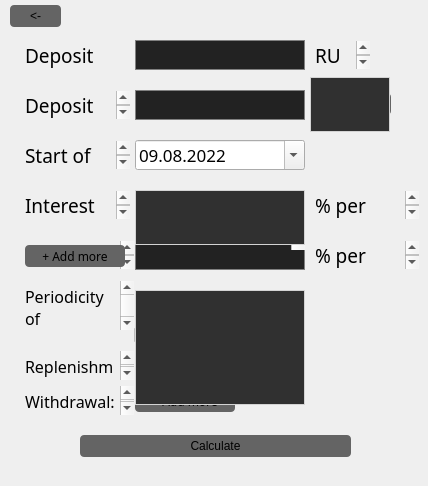
<?xml version="1.0" encoding="UTF-8"?>
<ui version="4.0">
 <class>deposit</class>
 <widget class="QDialog" name="deposit">
  <property name="geometry">
   <rect>
    <x>0</x>
    <y>0</y>
    <width>428</width>
    <height>486</height>
   </rect>
  </property>
  <property name="windowTitle">
   <string>Dialog</string>
  </property>
  <property name="styleSheet">
   <string notr="true"/>
  </property>
  <widget class="QPushButton" name="pushButton_back">
   <property name="geometry">
    <rect>
     <x>10</x>
     <y>5</y>
     <width>51</width>
     <height>22</height>
    </rect>
   </property>
   <property name="focusPolicy">
    <enum>Qt::NoFocus</enum>
   </property>
   <property name="styleSheet">
    <string>QPushButton{ background-color: rgb(100,100,100); border-radius:4px;}
QPushButton:hover{ background-color: rgb(90,90,90);}</string>
   </property>
   <property name="text">
    <string>&lt;-</string>
   </property>
  </widget>
  <widget class="QTextEdit" name="text_dep_amount">
   <property name="geometry">
    <rect>
     <x>20</x>
     <y>40</y>
     <width>131</width>
     <height>30</height>
    </rect>
   </property>
   <property name="font">
    <font>
     <family>Monaco</family>
    </font>
   </property>
   <property name="styleSheet">
    <string notr="true">QTextEdit{background-color: rgba(0, 255, 0, 0);}</string>
   </property>
   <property name="readOnly">
    <bool>true</bool>
   </property>
   <property name="html">
    <string>&lt;!DOCTYPE HTML PUBLIC &quot;-//W3C//DTD HTML 4.0//EN&quot; &quot;http://www.w3.org/TR/REC-html40/strict.dtd&quot;&gt;
&lt;html&gt;&lt;head&gt;&lt;meta name=&quot;qrichtext&quot; content=&quot;1&quot; /&gt;&lt;meta charset=&quot;utf-8&quot; /&gt;&lt;style type=&quot;text/css&quot;&gt;
p, li { white-space: pre-wrap; }
&lt;/style&gt;&lt;/head&gt;&lt;body style=&quot; font-family:'Monaco'; font-size:13pt; font-weight:400; font-style:normal;&quot;&gt;
&lt;p style=&quot; margin-top:0px; margin-bottom:0px; margin-left:0px; margin-right:0px; -qt-block-indent:0; text-indent:0px;&quot;&gt;&lt;span style=&quot; font-family:'.AppleSystemUIFont'; font-size:14pt;&quot;&gt;Deposit amount: &lt;/span&gt;&lt;/p&gt;&lt;/body&gt;&lt;/html&gt;</string>
   </property>
  </widget>
  <widget class="QLineEdit" name="lineEdit_dep_amount">
   <property name="geometry">
    <rect>
     <x>135</x>
     <y>40</y>
     <width>170</width>
     <height>30</height>
    </rect>
   </property>
   <property name="font">
    <font>
     <family>Monaco</family>
    </font>
   </property>
   <property name="styleSheet">
    <string notr="true">QLineEdit{border: 1px solid gray; background-color: rgb(34,34,34); padding-left: 3 px;}</string>
   </property>
   <property name="maxLength">
    <number>20</number>
   </property>
  </widget>
  <widget class="QTextEdit" name="text_rub">
   <property name="geometry">
    <rect>
     <x>310</x>
     <y>40</y>
     <width>61</width>
     <height>30</height>
    </rect>
   </property>
   <property name="font">
    <font>
     <family>Monaco</family>
    </font>
   </property>
   <property name="styleSheet">
    <string notr="true">QTextEdit{background-color: rgba(0, 255, 0, 0);}</string>
   </property>
   <property name="readOnly">
    <bool>true</bool>
   </property>
   <property name="html">
    <string>&lt;!DOCTYPE HTML PUBLIC &quot;-//W3C//DTD HTML 4.0//EN&quot; &quot;http://www.w3.org/TR/REC-html40/strict.dtd&quot;&gt;
&lt;html&gt;&lt;head&gt;&lt;meta name=&quot;qrichtext&quot; content=&quot;1&quot; /&gt;&lt;meta charset=&quot;utf-8&quot; /&gt;&lt;style type=&quot;text/css&quot;&gt;
p, li { white-space: pre-wrap; }
&lt;/style&gt;&lt;/head&gt;&lt;body style=&quot; font-family:'Monaco'; font-size:13pt; font-weight:400; font-style:normal;&quot;&gt;
&lt;p style=&quot; margin-top:0px; margin-bottom:0px; margin-left:0px; margin-right:0px; -qt-block-indent:0; text-indent:0px;&quot;&gt;&lt;span style=&quot; font-family:'.AppleSystemUIFont'; font-size:14pt;&quot;&gt;RUB &lt;/span&gt;&lt;/p&gt;&lt;/body&gt;&lt;/html&gt;</string>
   </property>
  </widget>
  <widget class="QTextEdit" name="text_dep_amount_2">
   <property name="geometry">
    <rect>
     <x>20</x>
     <y>90</y>
     <width>111</width>
     <height>30</height>
    </rect>
   </property>
   <property name="font">
    <font>
     <family>Monaco</family>
    </font>
   </property>
   <property name="styleSheet">
    <string notr="true">QTextEdit{background-color: rgba(0, 255, 0, 0);}</string>
   </property>
   <property name="readOnly">
    <bool>true</bool>
   </property>
   <property name="html">
    <string>&lt;!DOCTYPE HTML PUBLIC &quot;-//W3C//DTD HTML 4.0//EN&quot; &quot;http://www.w3.org/TR/REC-html40/strict.dtd&quot;&gt;
&lt;html&gt;&lt;head&gt;&lt;meta name=&quot;qrichtext&quot; content=&quot;1&quot; /&gt;&lt;meta charset=&quot;utf-8&quot; /&gt;&lt;style type=&quot;text/css&quot;&gt;
p, li { white-space: pre-wrap; }
&lt;/style&gt;&lt;/head&gt;&lt;body style=&quot; font-family:'Monaco'; font-size:13pt; font-weight:400; font-style:normal;&quot;&gt;
&lt;p style=&quot; margin-top:0px; margin-bottom:0px; margin-left:0px; margin-right:0px; -qt-block-indent:0; text-indent:0px;&quot;&gt;&lt;span style=&quot; font-family:'.AppleSystemUIFont'; font-size:14pt;&quot;&gt;Deposit term: &lt;/span&gt;&lt;/p&gt;&lt;/body&gt;&lt;/html&gt;</string>
   </property>
  </widget>
  <widget class="QLineEdit" name="lineEdit_dep_term">
   <property name="geometry">
    <rect>
     <x>135</x>
     <y>90</y>
     <width>170</width>
     <height>30</height>
    </rect>
   </property>
   <property name="font">
    <font>
     <family>Monaco</family>
    </font>
   </property>
   <property name="styleSheet">
    <string notr="true">QLineEdit{border: 1px solid gray; background-color: rgb(34,34,34); padding-left: 3 px;}</string>
   </property>
   <property name="maxLength">
    <number>20</number>
   </property>
  </widget>
  <widget class="QPushButton" name="pushButton_termType">
   <property name="geometry">
    <rect>
     <x>310</x>
     <y>93</y>
     <width>81</width>
     <height>22</height>
    </rect>
   </property>
   <property name="focusPolicy">
    <enum>Qt::NoFocus</enum>
   </property>
   <property name="styleSheet">
    <string notr="true">QPushButton{ background-color: rgb(100,100,100); border-radius:4px;}
QPushButton:hover{ background-color: rgb(90,90,90);}</string>
   </property>
   <property name="text">
    <string>Months ↓</string>
   </property>
  </widget>
  <widget class="QListWidget" name="listWidget_months_years">
   <property name="geometry">
    <rect>
     <x>310</x>
     <y>77</y>
     <width>80</width>
     <height>55</height>
    </rect>
   </property>
   <property name="font">
    <font>
     <family>Monaco</family>
    </font>
   </property>
   <property name="styleSheet">
    <string notr="true">QListWidget{border: 1px solid lightgray; background: rgb(48,48,48);}</string>
   </property>
  </widget>
  <widget class="QTextEdit" name="text_timeStart">
   <property name="geometry">
    <rect>
     <x>20</x>
     <y>140</y>
     <width>111</width>
     <height>30</height>
    </rect>
   </property>
   <property name="font">
    <font>
     <family>Monaco</family>
    </font>
   </property>
   <property name="styleSheet">
    <string notr="true">QTextEdit{background-color: rgba(0, 255, 0, 0);}</string>
   </property>
   <property name="readOnly">
    <bool>true</bool>
   </property>
   <property name="html">
    <string>&lt;!DOCTYPE HTML PUBLIC &quot;-//W3C//DTD HTML 4.0//EN&quot; &quot;http://www.w3.org/TR/REC-html40/strict.dtd&quot;&gt;
&lt;html&gt;&lt;head&gt;&lt;meta name=&quot;qrichtext&quot; content=&quot;1&quot; /&gt;&lt;meta charset=&quot;utf-8&quot; /&gt;&lt;style type=&quot;text/css&quot;&gt;
p, li { white-space: pre-wrap; }
&lt;/style&gt;&lt;/head&gt;&lt;body style=&quot; font-family:'Monaco'; font-size:13pt; font-weight:400; font-style:normal;&quot;&gt;
&lt;p style=&quot; margin-top:0px; margin-bottom:0px; margin-left:0px; margin-right:0px; -qt-block-indent:0; text-indent:0px;&quot;&gt;&lt;span style=&quot; font-family:'.AppleSystemUIFont'; font-size:14pt;&quot;&gt;Start of term: &lt;/span&gt;&lt;/p&gt;&lt;/body&gt;&lt;/html&gt;</string>
   </property>
  </widget>
  <widget class="QDateEdit" name="dateEdit">
   <property name="geometry">
    <rect>
     <x>135</x>
     <y>140</y>
     <width>170</width>
     <height>30</height>
    </rect>
   </property>
   <property name="font">
    <font>
     <family>Monaco</family>
     <pointsize>13</pointsize>
    </font>
   </property>
   <property name="focusPolicy">
    <enum>Qt::NoFocus</enum>
   </property>
   <property name="styleSheet">
    <string notr="true">QToolButton::menu-indicator{image: none;}
QCalendarWidget QToolButton {
  	height: 10px;
  	width: 50px;
	font-size:10px;
	background-color: rgb(50,50,50);
  }
QCalendarWidget QAbstractItemView:enabled {
  	font-size:12px;
  	color: rgb(64, 64, 64);
  	background-color: lightgray;
  	selection-background-color: darkblue;
	selection-color: white;
}
QCalendarWidget QWidget#qt_calendar_calendarview:hover{ color: rgb(34, 34, 34);}
QDateEdit {
	background-color: rgb(34, 34,34);
	border: 1px solid gray;
	padding-left: 3 px;
}
QCalendarWidget QWidget { border-bottom-color: rgb(128, 128, 128); }
QCalendarWidget QAbstractItemView:disabled 
{ 
color: gray; 
}
QCalendarWidget QToolButton#qt_calendar_prevmonth
{
    qproperty-text: &quot;&lt;&quot;;
    qproperty-icon: none;
}
QCalendarWidget QToolButton#qt_calendar_prevmonth:hover
{

}
QCalendarWidget QToolButton#qt_calendar_nextmonth
{
    qproperty-text: &quot;&gt;&quot;;
    qproperty-icon: none;
}</string>
   </property>
   <property name="maximumDateTime">
    <datetime>
     <hour>23</hour>
     <minute>59</minute>
     <second>59</second>
     <year>3000</year>
     <month>12</month>
     <day>31</day>
    </datetime>
   </property>
   <property name="displayFormat">
    <string>dd.MM.yyyy</string>
   </property>
   <property name="calendarPopup">
    <bool>true</bool>
   </property>
   <property name="date">
    <date>
     <year>2022</year>
     <month>8</month>
     <day>9</day>
    </date>
   </property>
  </widget>
  <widget class="QTextEdit" name="text_rate">
   <property name="geometry">
    <rect>
     <x>20</x>
     <y>190</y>
     <width>111</width>
     <height>30</height>
    </rect>
   </property>
   <property name="font">
    <font>
     <family>Monaco</family>
    </font>
   </property>
   <property name="styleSheet">
    <string notr="true">QTextEdit{background-color: rgba(0, 255, 0, 0);}</string>
   </property>
   <property name="readOnly">
    <bool>true</bool>
   </property>
   <property name="html">
    <string>&lt;!DOCTYPE HTML PUBLIC &quot;-//W3C//DTD HTML 4.0//EN&quot; &quot;http://www.w3.org/TR/REC-html40/strict.dtd&quot;&gt;
&lt;html&gt;&lt;head&gt;&lt;meta name=&quot;qrichtext&quot; content=&quot;1&quot; /&gt;&lt;meta charset=&quot;utf-8&quot; /&gt;&lt;style type=&quot;text/css&quot;&gt;
p, li { white-space: pre-wrap; }
&lt;/style&gt;&lt;/head&gt;&lt;body style=&quot; font-family:'Monaco'; font-size:13pt; font-weight:400; font-style:normal;&quot;&gt;
&lt;p style=&quot; margin-top:0px; margin-bottom:0px; margin-left:0px; margin-right:0px; -qt-block-indent:0; text-indent:0px;&quot;&gt;&lt;span style=&quot; font-family:'.AppleSystemUIFont'; font-size:14pt;&quot;&gt;Interest rate:&lt;/span&gt;&lt;/p&gt;&lt;/body&gt;&lt;/html&gt;</string>
   </property>
  </widget>
  <widget class="QPushButton" name="pushButton_rateType">
   <property name="geometry">
    <rect>
     <x>135</x>
     <y>194</y>
     <width>100</width>
     <height>22</height>
    </rect>
   </property>
   <property name="font">
    <font>
     <family>Monaco</family>
    </font>
   </property>
   <property name="focusPolicy">
    <enum>Qt::NoFocus</enum>
   </property>
   <property name="styleSheet">
    <string>QPushButton{ background-color: rgb(100,100,100); border-radius:4px;}
QPushButton:hover{ background-color: rgb(90,90,90);}</string>
   </property>
   <property name="text">
    <string>Fixed  ↓</string>
   </property>
  </widget>
  <widget class="QLineEdit" name="lineEdit_rate">
   <property name="geometry">
    <rect>
     <x>240</x>
     <y>190</y>
     <width>65</width>
     <height>30</height>
    </rect>
   </property>
   <property name="font">
    <font>
     <family>Monaco</family>
    </font>
   </property>
   <property name="styleSheet">
    <string notr="true">QLineEdit{border: 1px solid gray; background-color: rgb(34,34,34); padding-left: 3 px;}</string>
   </property>
   <property name="maxLength">
    <number>20</number>
   </property>
  </widget>
  <widget class="QTextEdit" name="text_rateSym">
   <property name="geometry">
    <rect>
     <x>310</x>
     <y>190</y>
     <width>110</width>
     <height>30</height>
    </rect>
   </property>
   <property name="font">
    <font>
     <family>Monaco</family>
    </font>
   </property>
   <property name="styleSheet">
    <string notr="true">QTextEdit{background-color: rgba(0, 255, 0, 0);}</string>
   </property>
   <property name="readOnly">
    <bool>true</bool>
   </property>
   <property name="html">
    <string>&lt;!DOCTYPE HTML PUBLIC &quot;-//W3C//DTD HTML 4.0//EN&quot; &quot;http://www.w3.org/TR/REC-html40/strict.dtd&quot;&gt;
&lt;html&gt;&lt;head&gt;&lt;meta name=&quot;qrichtext&quot; content=&quot;1&quot; /&gt;&lt;meta charset=&quot;utf-8&quot; /&gt;&lt;style type=&quot;text/css&quot;&gt;
p, li { white-space: pre-wrap; }
&lt;/style&gt;&lt;/head&gt;&lt;body style=&quot; font-family:'Monaco'; font-size:13pt; font-weight:400; font-style:normal;&quot;&gt;
&lt;p style=&quot; margin-top:0px; margin-bottom:0px; margin-left:0px; margin-right:0px; -qt-block-indent:0; text-indent:0px;&quot;&gt;&lt;span style=&quot; font-family:'.AppleSystemUIFont'; font-size:14pt;&quot;&gt;% per annum&lt;/span&gt;&lt;/p&gt;&lt;/body&gt;&lt;/html&gt;</string>
   </property>
  </widget>
  <widget class="QListWidget" name="listWidget_rateType">
   <property name="geometry">
    <rect>
     <x>135</x>
     <y>190</y>
     <width>170</width>
     <height>55</height>
    </rect>
   </property>
   <property name="font">
    <font>
     <family>Monaco</family>
    </font>
   </property>
   <property name="styleSheet">
    <string notr="true">QListWidget{border: 1px solid lightgray; background: rgb(48,48,48);}</string>
   </property>
  </widget>
  <widget class="QLineEdit" name="lineEdit_depends">
   <property name="geometry">
    <rect>
     <x>135</x>
     <y>240</y>
     <width>170</width>
     <height>30</height>
    </rect>
   </property>
   <property name="font">
    <font>
     <family>Monaco</family>
    </font>
   </property>
   <property name="styleSheet">
    <string notr="true">QLineEdit{border: 1px solid gray; background-color: rgb(34,34,34); padding-left: 3 px;}</string>
   </property>
   <property name="maxLength">
    <number>20</number>
   </property>
  </widget>
  <widget class="QTextEdit" name="text_dependsOut">
   <property name="geometry">
    <rect>
     <x>135</x>
     <y>210</y>
     <width>171</width>
     <height>41</height>
    </rect>
   </property>
   <property name="font">
    <font>
     <family>Monaco</family>
     <pointsize>9</pointsize>
    </font>
   </property>
   <property name="styleSheet">
    <string notr="true">QTextEdit{background-color: rgba(0, 255, 0, 0);}</string>
   </property>
   <property name="readOnly">
    <bool>true</bool>
   </property>
   <property name="html">
    <string>&lt;!DOCTYPE HTML PUBLIC &quot;-//W3C//DTD HTML 4.0//EN&quot; &quot;http://www.w3.org/TR/REC-html40/strict.dtd&quot;&gt;
&lt;html&gt;&lt;head&gt;&lt;meta name=&quot;qrichtext&quot; content=&quot;1&quot; /&gt;&lt;meta charset=&quot;utf-8&quot; /&gt;&lt;style type=&quot;text/css&quot;&gt;
p, li { white-space: pre-wrap; }
&lt;/style&gt;&lt;/head&gt;&lt;body style=&quot; font-family:'Monaco'; font-size:9pt; font-weight:400; font-style:normal;&quot;&gt;
&lt;p style=&quot; margin-top:0px; margin-bottom:0px; margin-left:0px; margin-right:0px; -qt-block-indent:0; text-indent:0px;&quot;&gt;&lt;span style=&quot; color:#d0d0d0;&quot;&gt;Number of the day from which the rate is valid&lt;/span&gt;&lt;/p&gt;&lt;/body&gt;&lt;/html&gt;</string>
   </property>
  </widget>
  <widget class="QFrame" name="widgets_frame">
   <property name="geometry">
    <rect>
     <x>124</x>
     <y>270</y>
     <width>291</width>
     <height>8</height>
    </rect>
   </property>
   <property name="styleSheet">
    <string notr="true">QFrame{border: 0px;}</string>
   </property>
   <property name="frameShape">
    <enum>QFrame::StyledPanel</enum>
   </property>
   <property name="frameShadow">
    <enum>QFrame::Raised</enum>
   </property>
   <layout class="QVBoxLayout" name="verticalLayout_2" stretch="0">
    <property name="spacing">
     <number>0</number>
    </property>
    <property name="sizeConstraint">
     <enum>QLayout::SetMinimumSize</enum>
    </property>
    <property name="leftMargin">
     <number>5</number>
    </property>
    <property name="topMargin">
     <number>8</number>
    </property>
    <property name="rightMargin">
     <number>5</number>
    </property>
    <property name="bottomMargin">
     <number>0</number>
    </property>
    <item>
     <spacer name="verticalSpacer_2">
      <property name="orientation">
       <enum>Qt::Vertical</enum>
      </property>
      <property name="sizeType">
       <enum>QSizePolicy::Expanding</enum>
      </property>
      <property name="sizeHint" stdset="0">
       <size>
        <width>20</width>
        <height>264</height>
       </size>
      </property>
     </spacer>
    </item>
   </layout>
  </widget>
  <widget class="QGroupBox" name="groupBox">
   <property name="geometry">
    <rect>
     <x>10</x>
     <y>210</y>
     <width>411</width>
     <height>291</height>
    </rect>
   </property>
   <property name="font">
    <font>
     <family>Monaco</family>
    </font>
   </property>
   <property name="styleSheet">
    <string notr="true">QGroupBox{border:0px;}</string>
   </property>
   <property name="title">
    <string/>
   </property>
   <widget class="QTextEdit" name="text_taxRateSym">
    <property name="geometry">
     <rect>
      <x>300</x>
      <y>30</y>
      <width>110</width>
      <height>30</height>
     </rect>
    </property>
    <property name="sizePolicy">
     <sizepolicy hsizetype="MinimumExpanding" vsizetype="MinimumExpanding">
      <horstretch>0</horstretch>
      <verstretch>0</verstretch>
     </sizepolicy>
    </property>
    <property name="maximumSize">
     <size>
      <width>110</width>
      <height>30</height>
     </size>
    </property>
    <property name="font">
     <font>
      <family>Monaco</family>
     </font>
    </property>
    <property name="styleSheet">
     <string notr="true">QTextEdit{background-color: rgba(0, 255, 0, 0);}</string>
    </property>
    <property name="readOnly">
     <bool>true</bool>
    </property>
    <property name="html">
     <string>&lt;!DOCTYPE HTML PUBLIC &quot;-//W3C//DTD HTML 4.0//EN&quot; &quot;http://www.w3.org/TR/REC-html40/strict.dtd&quot;&gt;
&lt;html&gt;&lt;head&gt;&lt;meta name=&quot;qrichtext&quot; content=&quot;1&quot; /&gt;&lt;meta charset=&quot;utf-8&quot; /&gt;&lt;style type=&quot;text/css&quot;&gt;
p, li { white-space: pre-wrap; }
&lt;/style&gt;&lt;/head&gt;&lt;body style=&quot; font-family:'Monaco'; font-size:13pt; font-weight:400; font-style:normal;&quot;&gt;
&lt;p style=&quot; margin-top:0px; margin-bottom:0px; margin-left:0px; margin-right:0px; -qt-block-indent:0; text-indent:0px;&quot;&gt;&lt;span style=&quot; font-family:'.AppleSystemUIFont'; font-size:14pt;&quot;&gt;% per annum&lt;/span&gt;&lt;/p&gt;&lt;/body&gt;&lt;/html&gt;</string>
    </property>
   </widget>
   <widget class="QLineEdit" name="lineEdit_taxRate">
    <property name="geometry">
     <rect>
      <x>125</x>
      <y>30</y>
      <width>170</width>
      <height>30</height>
     </rect>
    </property>
    <property name="sizePolicy">
     <sizepolicy hsizetype="Fixed" vsizetype="Fixed">
      <horstretch>0</horstretch>
      <verstretch>0</verstretch>
     </sizepolicy>
    </property>
    <property name="minimumSize">
     <size>
      <width>170</width>
      <height>30</height>
     </size>
    </property>
    <property name="font">
     <font>
      <family>Monaco</family>
     </font>
    </property>
    <property name="styleSheet">
     <string notr="true">QLineEdit{border: 1px solid gray; background-color: rgb(34,34,34); padding-left: 3 px;}</string>
    </property>
    <property name="maxLength">
     <number>20</number>
    </property>
   </widget>
   <widget class="QTextEdit" name="text_taxRate">
    <property name="geometry">
     <rect>
      <x>10</x>
      <y>30</y>
      <width>115</width>
      <height>30</height>
     </rect>
    </property>
    <property name="minimumSize">
     <size>
      <width>115</width>
      <height>0</height>
     </size>
    </property>
    <property name="maximumSize">
     <size>
      <width>70</width>
      <height>30</height>
     </size>
    </property>
    <property name="font">
     <font>
      <family>Monaco</family>
     </font>
    </property>
    <property name="styleSheet">
     <string notr="true">QTextEdit{background-color: rgba(0, 255, 0, 0);}</string>
    </property>
    <property name="readOnly">
     <bool>true</bool>
    </property>
    <property name="html">
     <string>&lt;!DOCTYPE HTML PUBLIC &quot;-//W3C//DTD HTML 4.0//EN&quot; &quot;http://www.w3.org/TR/REC-html40/strict.dtd&quot;&gt;
&lt;html&gt;&lt;head&gt;&lt;meta name=&quot;qrichtext&quot; content=&quot;1&quot; /&gt;&lt;meta charset=&quot;utf-8&quot; /&gt;&lt;style type=&quot;text/css&quot;&gt;
p, li { white-space: pre-wrap; }
&lt;/style&gt;&lt;/head&gt;&lt;body style=&quot; font-family:'Monaco'; font-size:13pt; font-weight:400; font-style:normal;&quot;&gt;
&lt;p style=&quot; margin-top:0px; margin-bottom:0px; margin-left:0px; margin-right:0px; -qt-block-indent:0; text-indent:0px;&quot;&gt;&lt;span style=&quot; font-family:'.AppleSystemUIFont'; font-size:14pt;&quot;&gt;Tax rate:&lt;/span&gt;&lt;/p&gt;&lt;/body&gt;&lt;/html&gt;</string>
    </property>
   </widget>
   <widget class="QTextEdit" name="text_period">
    <property name="geometry">
     <rect>
      <x>10</x>
      <y>70</y>
      <width>115</width>
      <height>51</height>
     </rect>
    </property>
    <property name="minimumSize">
     <size>
      <width>115</width>
      <height>0</height>
     </size>
    </property>
    <property name="font">
     <font>
      <family>Monaco</family>
     </font>
    </property>
    <property name="styleSheet">
     <string notr="true">QTextEdit{background-color: rgba(0, 255, 0, 0);}</string>
    </property>
    <property name="readOnly">
     <bool>true</bool>
    </property>
    <property name="html">
     <string>&lt;!DOCTYPE HTML PUBLIC &quot;-//W3C//DTD HTML 4.0//EN&quot; &quot;http://www.w3.org/TR/REC-html40/strict.dtd&quot;&gt;
&lt;html&gt;&lt;head&gt;&lt;meta name=&quot;qrichtext&quot; content=&quot;1&quot; /&gt;&lt;meta charset=&quot;utf-8&quot; /&gt;&lt;style type=&quot;text/css&quot;&gt;
p, li { white-space: pre-wrap; }
&lt;/style&gt;&lt;/head&gt;&lt;body style=&quot; font-family:'Monaco'; font-size:13pt; font-weight:400; font-style:normal;&quot;&gt;
&lt;p style=&quot; margin-top:0px; margin-bottom:0px; margin-left:0px; margin-right:0px; -qt-block-indent:0; text-indent:0px;&quot;&gt;&lt;span style=&quot; font-size:12pt;&quot;&gt;Periodicity of payments:&lt;/span&gt;&lt;/p&gt;&lt;/body&gt;&lt;/html&gt;</string>
    </property>
   </widget>
   <widget class="QListWidget" name="listWidget_period">
    <property name="geometry">
     <rect>
      <x>125</x>
      <y>80</y>
      <width>170</width>
      <height>115</height>
     </rect>
    </property>
    <property name="font">
     <font>
      <family>Monaco</family>
      <pointsize>11</pointsize>
     </font>
    </property>
    <property name="styleSheet">
     <string notr="true">QListWidget{border: 1px solid lightgray; background: rgb(48,48,48);
padding-left: 0px;}</string>
    </property>
    <property name="lineWidth">
     <number>0</number>
    </property>
    <property name="verticalScrollBarPolicy">
     <enum>Qt::ScrollBarAlwaysOff</enum>
    </property>
    <property name="horizontalScrollBarPolicy">
     <enum>Qt::ScrollBarAlwaysOff</enum>
    </property>
    <property name="sizeAdjustPolicy">
     <enum>QAbstractScrollArea::AdjustIgnored</enum>
    </property>
   </widget>
   <widget class="QPushButton" name="pushButton_periodType">
    <property name="geometry">
     <rect>
      <x>125</x>
      <y>80</y>
      <width>170</width>
      <height>22</height>
     </rect>
    </property>
    <property name="focusPolicy">
     <enum>Qt::NoFocus</enum>
    </property>
    <property name="styleSheet">
     <string notr="true">QPushButton{ background-color: rgb(100,100,100); border-radius:4px;}
QPushButton:hover{ background-color: rgb(90,90,90);}</string>
    </property>
    <property name="text">
     <string>Once a month ↓</string>
    </property>
   </widget>
   <widget class="QCheckBox" name="checkBox_capitalism">
    <property name="geometry">
     <rect>
      <x>124</x>
      <y>115</y>
      <width>175</width>
      <height>20</height>
     </rect>
    </property>
    <property name="font">
     <font>
      <family>Monaco</family>
      <pointsize>11</pointsize>
     </font>
    </property>
    <property name="text">
     <string>Interest capitalization</string>
    </property>
   </widget>
   <widget class="QTextEdit" name="text_replen">
    <property name="geometry">
     <rect>
      <x>10</x>
      <y>140</y>
      <width>115</width>
      <height>31</height>
     </rect>
    </property>
    <property name="minimumSize">
     <size>
      <width>115</width>
      <height>0</height>
     </size>
    </property>
    <property name="font">
     <font>
      <family>Monaco</family>
     </font>
    </property>
    <property name="styleSheet">
     <string notr="true">QTextEdit{background-color: rgba(0, 255, 0, 0);}</string>
    </property>
    <property name="readOnly">
     <bool>true</bool>
    </property>
    <property name="html">
     <string>&lt;!DOCTYPE HTML PUBLIC &quot;-//W3C//DTD HTML 4.0//EN&quot; &quot;http://www.w3.org/TR/REC-html40/strict.dtd&quot;&gt;
&lt;html&gt;&lt;head&gt;&lt;meta name=&quot;qrichtext&quot; content=&quot;1&quot; /&gt;&lt;meta charset=&quot;utf-8&quot; /&gt;&lt;style type=&quot;text/css&quot;&gt;
p, li { white-space: pre-wrap; }
&lt;/style&gt;&lt;/head&gt;&lt;body style=&quot; font-family:'Monaco'; font-size:13pt; font-weight:400; font-style:normal;&quot;&gt;
&lt;p style=&quot; margin-top:0px; margin-bottom:0px; margin-left:0px; margin-right:0px; -qt-block-indent:0; text-indent:0px;&quot;&gt;&lt;span style=&quot; font-size:12pt;&quot;&gt;Replenishment:&lt;/span&gt;&lt;/p&gt;&lt;/body&gt;&lt;/html&gt;</string>
    </property>
   </widget>
   <widget class="QPushButton" name="pushButton_addMoreRep">
    <property name="geometry">
     <rect>
      <x>125</x>
      <y>145</y>
      <width>100</width>
      <height>22</height>
     </rect>
    </property>
    <property name="font">
     <font>
      <family>Monaco</family>
     </font>
    </property>
    <property name="focusPolicy">
     <enum>Qt::NoFocus</enum>
    </property>
    <property name="styleSheet">
     <string>QPushButton{ background-color: rgb(100,100,100); border-radius:4px;}
QPushButton:hover{ background-color: rgb(90,90,90);}</string>
    </property>
    <property name="text">
     <string>+ Add more</string>
    </property>
   </widget>
   <widget class="QFrame" name="widgets_frame_rep">
    <property name="geometry">
     <rect>
      <x>0</x>
      <y>160</y>
      <width>321</width>
      <height>20</height>
     </rect>
    </property>
    <property name="styleSheet">
     <string notr="true">QFrame{border: 0px;}</string>
    </property>
    <property name="frameShape">
     <enum>QFrame::StyledPanel</enum>
    </property>
    <property name="frameShadow">
     <enum>QFrame::Raised</enum>
    </property>
    <layout class="QVBoxLayout" name="verticalLayout">
     <item>
      <spacer name="verticalSpacer_3">
       <property name="orientation">
        <enum>Qt::Vertical</enum>
       </property>
       <property name="sizeType">
        <enum>QSizePolicy::Expanding</enum>
       </property>
       <property name="sizeHint" stdset="0">
        <size>
         <width>20</width>
         <height>264</height>
        </size>
       </property>
      </spacer>
     </item>
    </layout>
   </widget>
   <widget class="QGroupBox" name="groupBox_2">
    <property name="geometry">
     <rect>
      <x>5</x>
      <y>170</y>
      <width>411</width>
      <height>51</height>
     </rect>
    </property>
    <property name="title">
     <string/>
    </property>
    <widget class="QPushButton" name="pushButton_addMoreWith">
     <property name="geometry">
      <rect>
       <x>120</x>
       <y>10</y>
       <width>100</width>
       <height>22</height>
      </rect>
     </property>
     <property name="sizePolicy">
      <sizepolicy hsizetype="Fixed" vsizetype="Fixed">
       <horstretch>0</horstretch>
       <verstretch>0</verstretch>
      </sizepolicy>
     </property>
     <property name="font">
      <font>
       <family>Monaco</family>
      </font>
     </property>
     <property name="focusPolicy">
      <enum>Qt::NoFocus</enum>
     </property>
     <property name="styleSheet">
      <string>QPushButton{ background-color: rgb(100,100,100); border-radius:4px;}
QPushButton:hover{ background-color: rgb(90,90,90);}</string>
     </property>
     <property name="text">
      <string>+ Add more</string>
     </property>
    </widget>
    <widget class="QTextEdit" name="text_withdraw">
     <property name="geometry">
      <rect>
       <x>5</x>
       <y>5</y>
       <width>115</width>
       <height>31</height>
      </rect>
     </property>
     <property name="sizePolicy">
      <sizepolicy hsizetype="Fixed" vsizetype="Fixed">
       <horstretch>0</horstretch>
       <verstretch>0</verstretch>
      </sizepolicy>
     </property>
     <property name="minimumSize">
      <size>
       <width>115</width>
       <height>0</height>
      </size>
     </property>
     <property name="font">
      <font>
       <family>Monaco</family>
      </font>
     </property>
     <property name="styleSheet">
      <string notr="true">QTextEdit{background-color: rgba(0, 255, 0, 0);}</string>
     </property>
     <property name="readOnly">
      <bool>true</bool>
     </property>
     <property name="html">
      <string>&lt;!DOCTYPE HTML PUBLIC &quot;-//W3C//DTD HTML 4.0//EN&quot; &quot;http://www.w3.org/TR/REC-html40/strict.dtd&quot;&gt;
&lt;html&gt;&lt;head&gt;&lt;meta name=&quot;qrichtext&quot; content=&quot;1&quot; /&gt;&lt;meta charset=&quot;utf-8&quot; /&gt;&lt;style type=&quot;text/css&quot;&gt;
p, li { white-space: pre-wrap; }
&lt;/style&gt;&lt;/head&gt;&lt;body style=&quot; font-family:'Monaco'; font-size:13pt; font-weight:400; font-style:normal;&quot;&gt;
&lt;p style=&quot; margin-top:0px; margin-bottom:0px; margin-left:0px; margin-right:0px; -qt-block-indent:0; text-indent:0px;&quot;&gt;&lt;span style=&quot; font-size:12pt;&quot;&gt;Withdrawal:&lt;/span&gt;&lt;/p&gt;&lt;/body&gt;&lt;/html&gt;</string>
     </property>
    </widget>
    <widget class="QFrame" name="widgets_frame_with">
     <property name="geometry">
      <rect>
       <x>0</x>
       <y>30</y>
       <width>321</width>
       <height>20</height>
      </rect>
     </property>
     <property name="sizePolicy">
      <sizepolicy hsizetype="Fixed" vsizetype="Fixed">
       <horstretch>0</horstretch>
       <verstretch>0</verstretch>
      </sizepolicy>
     </property>
     <property name="font">
      <font>
       <family>Monaco</family>
      </font>
     </property>
     <property name="styleSheet">
      <string notr="true">QFrame{border: 0px;}</string>
     </property>
     <property name="frameShape">
      <enum>QFrame::StyledPanel</enum>
     </property>
     <property name="frameShadow">
      <enum>QFrame::Raised</enum>
     </property>
     <layout class="QVBoxLayout" name="verticalLayout_4" stretch="0">
      <property name="spacing">
       <number>0</number>
      </property>
      <property name="sizeConstraint">
       <enum>QLayout::SetMinimumSize</enum>
      </property>
      <property name="leftMargin">
       <number>5</number>
      </property>
      <property name="topMargin">
       <number>8</number>
      </property>
      <property name="rightMargin">
       <number>5</number>
      </property>
      <property name="bottomMargin">
       <number>0</number>
      </property>
      <item>
       <spacer name="verticalSpacer_4">
        <property name="orientation">
         <enum>Qt::Vertical</enum>
        </property>
        <property name="sizeType">
         <enum>QSizePolicy::Expanding</enum>
        </property>
        <property name="sizeHint" stdset="0">
         <size>
          <width>20</width>
          <height>264</height>
         </size>
        </property>
       </spacer>
      </item>
     </layout>
    </widget>
   </widget>
   <widget class="QPushButton" name="pushButton_calculate">
    <property name="geometry">
     <rect>
      <x>70</x>
      <y>225</y>
      <width>271</width>
      <height>22</height>
     </rect>
    </property>
    <property name="styleSheet">
     <string>QPushButton{ background-color: rgb(100,100,100); border-radius:4px;}
QPushButton:hover{ background-color: rgb(90,90,90);}</string>
    </property>
    <property name="text">
     <string>Calculate</string>
    </property>
   </widget>
   <zorder>groupBox_2</zorder>
   <zorder>text_taxRateSym</zorder>
   <zorder>lineEdit_taxRate</zorder>
   <zorder>text_taxRate</zorder>
   <zorder>text_period</zorder>
   <zorder>pushButton_periodType</zorder>
   <zorder>checkBox_capitalism</zorder>
   <zorder>text_replen</zorder>
   <zorder>pushButton_addMoreRep</zorder>
   <zorder>widgets_frame_rep</zorder>
   <zorder>listWidget_period</zorder>
   <zorder>pushButton_calculate</zorder>
  </widget>
  <widget class="QPushButton" name="pushButton_addMore">
   <property name="geometry">
    <rect>
     <x>25</x>
     <y>245</y>
     <width>100</width>
     <height>22</height>
    </rect>
   </property>
   <property name="font">
    <font>
     <family>Monaco</family>
    </font>
   </property>
   <property name="styleSheet">
    <string>QPushButton{ background-color: rgb(100,100,100); border-radius:4px;}
QPushButton:hover{ background-color: rgb(90,90,90);}</string>
   </property>
   <property name="text">
    <string>+ Add more</string>
   </property>
  </widget>
  <zorder>groupBox</zorder>
  <zorder>pushButton_back</zorder>
  <zorder>text_dep_amount</zorder>
  <zorder>lineEdit_dep_amount</zorder>
  <zorder>text_rub</zorder>
  <zorder>text_dep_amount_2</zorder>
  <zorder>lineEdit_dep_term</zorder>
  <zorder>pushButton_termType</zorder>
  <zorder>text_timeStart</zorder>
  <zorder>dateEdit</zorder>
  <zorder>text_rate</zorder>
  <zorder>pushButton_rateType</zorder>
  <zorder>lineEdit_rate</zorder>
  <zorder>text_rateSym</zorder>
  <zorder>lineEdit_depends</zorder>
  <zorder>text_dependsOut</zorder>
  <zorder>widgets_frame</zorder>
  <zorder>listWidget_rateType</zorder>
  <zorder>pushButton_addMore</zorder>
  <zorder>listWidget_months_years</zorder>
 </widget>
 <layoutdefault spacing="6" margin="11"/>
 <resources/>
 <connections/>
</ui>
